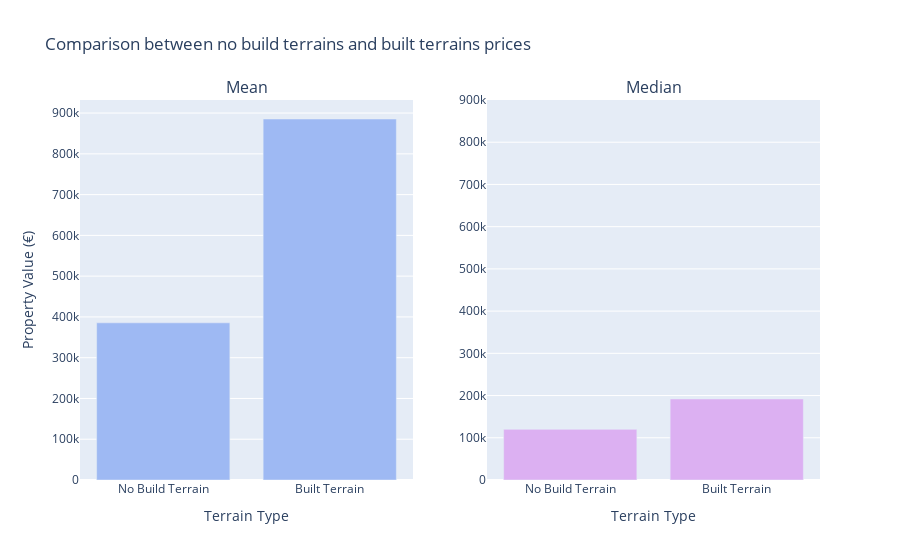

Notebook source saved alongside this figure:
### Code cell
#### PLOT NO BUILD / BUILT TERRAIN PRICE ####

colors = px.colors.qualitative.Pastel

# Data
categories = ['No Build Terrain', 'Built Terrain']
mean_values = [mean_no_build, mean_build]
median_values = [median_no_build, median_build]

# Create subplots
fig = make_subplots(
    rows=1, cols=2,
    subplot_titles=("Mean", "Median"),
    specs=[[{"type": "xy"}, {"type": "xy"}]]
)

# Outliers
fig.add_trace(
    go.Bar(
    y = mean_values,
    x = categories,
    name = 'Maen',
    marker = dict(color = colors[5]),
    ),
    row=1, col=1
)

# Non-outliers
fig.add_trace(
    go.Bar(
        y = median_values,
        x = categories,
        name = 'Mean',
        marker = dict(color = colors[3]),
    ),
    row=1, col=2
)

fig.update_layout(
    title_text="Comparison between no build terrains and built terrains prices",
    xaxis_title="Terrain Type",
    xaxis2_title="Terrain Type",
    yaxis_title="Property Value (€)",
    showlegend=False,
    yaxis2=dict(range=[0, 900000])
)
fig.show()

### Figure 1 — Plotly figure (JSON) as saved in the notebook; plotly's stock layout.template omitted (floating-point values rounded to 4 significant figures)
{"data": [{"marker": {"color": "rgb(158, 185, 243)"}, "name": "Maen", "type": "bar", "x": ["No Build Terrain", "Built Terrain"], "xaxis": "x", "y": [385500.0, 885500.0], "yaxis": "y"}, {"marker": {"color": "rgb(220, 176, 242)"}, "name": "Mean", "type": "bar", "x": ["No Build Terrain", "Built Terrain"], "xaxis": "x2", "y": [120000, 191900], "yaxis": "y2"}], "layout": {"annotations": [{"font": {"size": 16}, "showarrow": false, "text": "Mean", "x": 0.225, "xanchor": "center", "xref": "paper", "y": 1, "yanchor": "bottom", "yref": "paper"}, {"font": {"size": 16}, "showarrow": false, "text": "Median", "x": 0.775, "xanchor": "center", "xref": "paper", "y": 1, "yanchor": "bottom", "yref": "paper"}], "showlegend": false, "title": {"text": "Comparison between no build terrains and built terrains prices"}, "xaxis": {"anchor": "y", "domain": [0, 0.45], "title": {"text": "Terrain Type"}}, "xaxis2": {"anchor": "y2", "domain": [0.55, 1], "title": {"text": "Terrain Type"}}, "yaxis": {"anchor": "x", "domain": [0, 1], "title": {"text": "Property Value (€)"}}, "yaxis2": {"anchor": "x2", "domain": [0, 1], "range": [0, 900000]}}}
